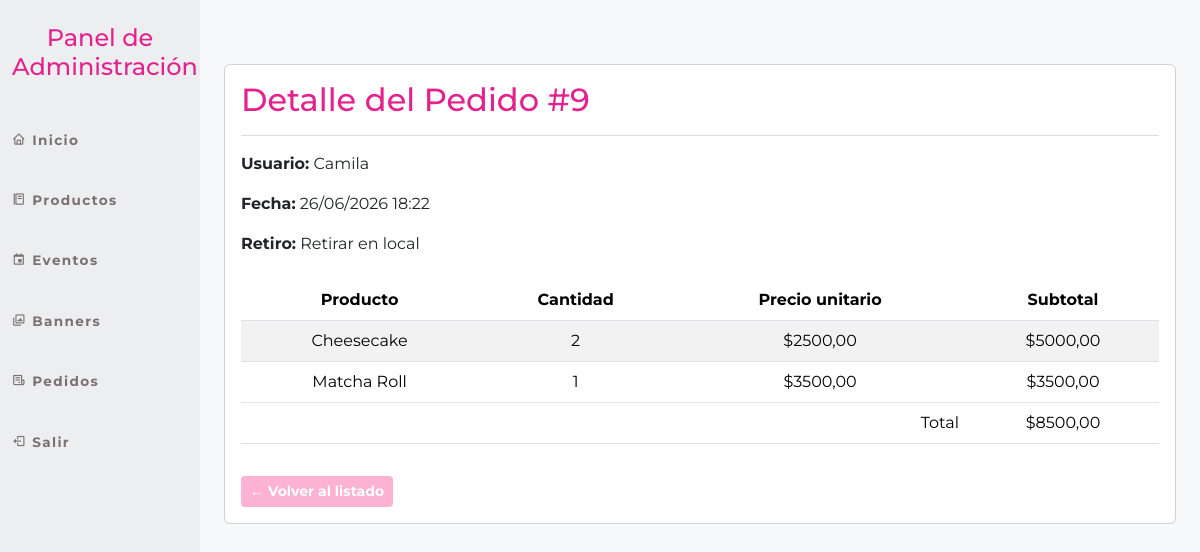
Screenshot of /panel_admin/pedidos/detalle/9/ (signed in) with the database file from the repository.
### cafeteria_app/models.py (models this page shows, shortened)
class Pedido(models.Model):
    RETIRO_CHOICES = [
        ('local', 'Retirar en local'),
    ]
    usuario = models.ForeignKey(User, on_delete=models.SET_NULL, null=True, blank=True)
    fecha = models.DateTimeField(auto_now_add=True)
    total = models.DecimalField(max_digits=10, decimal_places=2, default=0)
    retiro = models.CharField(max_length=20, choices=RETIRO_CHOICES, default='local')

class PedidoItem(models.Model):
    pedido = models.ForeignKey(Pedido, on_delete=models.CASCADE, related_name='items')
    producto = models.ForeignKey(Product, on_delete=models.SET_NULL, null=True)
    cantidad = models.IntegerField()
    precio = models.DecimalField(max_digits=10, decimal_places=2, default=0)
    def subtotal(self):
        return self.precio * self.cantidad

class Product(models.Model):
    category = models.ForeignKey(Category, on_delete=models.CASCADE)
    name = models.CharField(max_length=30)
    price = models.PositiveIntegerField()
    descuento = models.IntegerField(default=0, verbose_name="Descuento")
    details = models.TextField(blank=True)
    image = models.ImageField(upload_to='products/', blank=True, null=True)
    stock = models.PositiveIntegerField(default=0, verbose_name="Stock disponible")
    is_new = models.BooleanField(default=False, verbose_name="menu nuevo")
    is_best = models.BooleanField(default=False, verbose_name="mas queridos")

### panel_admin/views.py (the view)
# urls.py: path('pedidos/detalle/<id>/', detalle_pedido, name='admin_detalle_pedido'),
@login_required(login_url='login_admin')
@user_passes_test(es_admin)
def detalle_pedido(request, id):
    pedido = get_object_or_404(Pedido, id=id)
    items = pedido.items.select_related('producto').all()
    data = {
        'pedido': pedido,
        'items': items,
    }
    return render(request, 'panel_admin/pedidos/detallePedido.html', data)

### cafeteria_app/context_processors.py (called while the page is built)
def cart(request):
    return {'cart': Cart(request)}

### panel_admin/views.py (called while the page is built)
def es_admin(user):
    return user.is_staff

### panel_admin/templates/panel_admin/pedidos/detallePedido.html
{% extends 'panel_admin/base.html' %}
{% block main %}
<br><br>
<div class="card">
    <div class="card-body">
        <h2 style="font-family: 'Montserrat', sans-serif; color: #e4228d;">Detalle del Pedido #{{ pedido.id }}</h2>
        <hr class="border-secondary opacity-25">
        <p><strong>Usuario:</strong> {% if pedido.usuario %}{{ pedido.usuario.username }}{% else %}<em>Usuario eliminado</em>{% endif %}</p>
        <p><strong>Fecha:</strong> {{ pedido.fecha|date:"d/m/Y H:i" }}</p>
        <p><strong>Retiro:</strong> {{ pedido.get_retiro_display }}</p>
        <table class="table table-striped table-hover table-responsive-sm text-center align-middle mt-4">
            <thead>
                <tr>
                    <th>Producto</th>
                    <th>Cantidad</th>
                    <th>Precio unitario</th>
                    <th>Subtotal</th>
                </tr>
            </thead>
            <tbody>
                {% for item in items %}
                <tr>
                    <td>{% if item.producto %}{{ item.producto.name }}{% else %}<em>Producto eliminado</em>{% endif %}</td>
                    <td>{{ item.cantidad }}</td>
                    <td>${{ item.precio }}</td>
                    <td>${{ item.subtotal }}</td>
                </tr>
                {% endfor %}
            </tbody>
            <tfoot>
                <tr>
                    <td colspan="3" class="text-end">Total</td>
                    <td>${{ pedido.total }}</td>
                </tr>
            </tfoot>
        </table>
        <a href="{% url 'admin_listar_pedido' %}" class="btn btn-sm mt-3" style="background-color: #FCB2D3; color: white; font-weight: bold;">&larr; Volver al listado</a>
    </div>
</div>
{% endblock %}

### panel_admin/static/panel_admin/styleAdmin.css (style rules this page uses)
body { font-family: 'Montserrat', sans-serif; background-color: #F8F9FB; border-bottom: none; }

### rows the page displays
Pedido: id "9", usuario.username "Camila", fecha "26/06/2026 18:22", retiro "Retirar en local", total "8500,00"
PedidoItem: producto.name "Cheesecake", cantidad "2", precio "2500,00", subtotal "5000,00"
PedidoItem: producto.name "Matcha Roll", cantidad "1", precio "3500,00", subtotal "3500,00"
